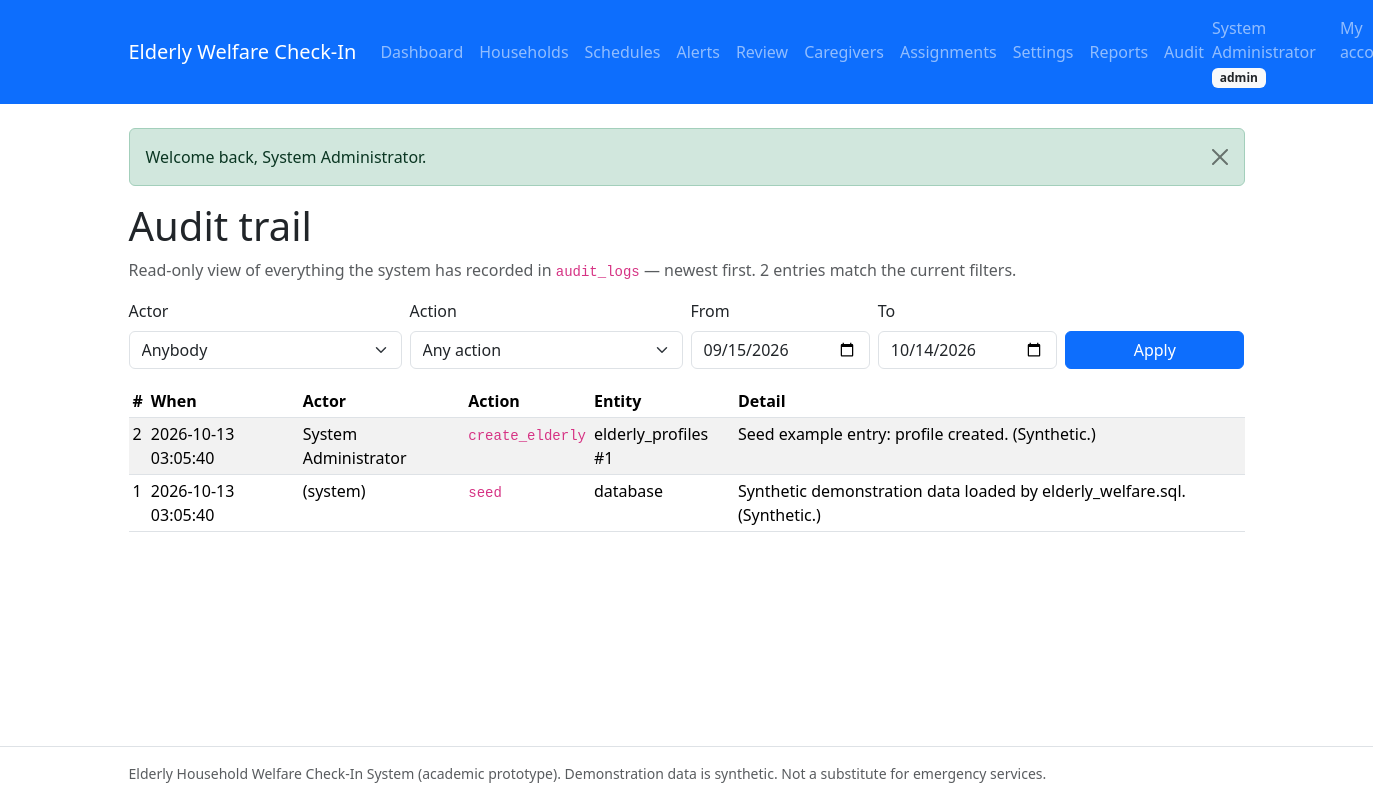
The app's page /admin/audit.php (signed in) with its own data.
### tables this page shows
CREATE TABLE users (
  id                 INT UNSIGNED NOT NULL AUTO_INCREMENT,
  full_name          VARCHAR(100) NOT NULL,
  email              VARCHAR(150) NOT NULL,
  phone              VARCHAR(20) NULL DEFAULT NULL,
  password_hash      VARCHAR(255) NOT NULL COMMENT 'bcrypt hash only, never plain text',
  role               ENUM('admin','caregiver','elderly') NOT NULL
                     COMMENT 'elderly = elderly person OR authorized family member',
  elderly_profile_id INT UNSIGNED NULL DEFAULT NULL
                     COMMENT 'set only for role=elderly; links login to permitted profile',
  status             ENUM('active','suspended') NOT NULL DEFAULT 'active',
  created_at         TIMESTAMP NOT NULL DEFAULT CURRENT_TIMESTAMP,
  updated_at         TIMESTAMP NOT NULL DEFAULT CURRENT_TIMESTAMP ON UPDATE CURRENT_TIMESTAMP,
  PRIMARY KEY (id),
  UNIQUE KEY uq_users_email (email),
  INDEX idx_users_role (role),
  INDEX idx_users_status (status)
);

CREATE TABLE audit_logs (
  id          BIGINT UNSIGNED NOT NULL AUTO_INCREMENT,
  user_id     INT UNSIGNED NULL DEFAULT NULL COMMENT 'NULL = system/cron action',
  action      VARCHAR(100) NOT NULL COMMENT 'fixed vocabulary, e.g. login, acknowledge_alert',
  entity_type VARCHAR(50) NULL DEFAULT NULL,
  entity_id   VARCHAR(36) NULL DEFAULT NULL COMMENT 'text so INT and BIGINT ids both fit',
  details     TEXT NULL DEFAULT NULL COMMENT 'never passwords, hashes or tokens',
  ip_address  VARCHAR(45) NULL DEFAULT NULL COMMENT 'IPv4/IPv6, or cli for cron',
  created_at  TIMESTAMP NOT NULL DEFAULT CURRENT_TIMESTAMP,
  PRIMARY KEY (id),
  INDEX idx_audit_user (user_id),
  INDEX idx_audit_action (action),
  INDEX idx_audit_created (created_at),
  INDEX idx_audit_entity (entity_type, entity_id),
  CONSTRAINT fk_audit_user FOREIGN KEY (user_id)
    REFERENCES users (id) ON DELETE SET NULL ON UPDATE CASCADE
);

### includes/functions.php (called while the page is built, shortened)
<?php
require_once __DIR__ . '/../config/database.php';
function e(?string $value): string
{
    return htmlspecialchars((string) $value, ENT_QUOTES, 'UTF-8');
}
function flashes(): array
{
    $pending = $_SESSION['flashes'] ?? [];
    return $pending;
}
function pager(int $total, int $perPage, int $page): array
{
    $pages = max(1, (int) ceil($total / $perPage));
    $page  = min(max(1, $page), $pages);
    return ['total' => $total, 'pages' => $pages, 'page' => $page,
            'offset' => ($page - 1) * $perPage, 'limit' => $perPage];
}

### config/database.php (called while the page is built, shortened)
<?php
try {
    $pdo = new PDO(
        'mysql:host=' . DB_HOST . ';dbname=' . DB_NAME . ';charset=' . DB_CHARSET,
        DB_USER,
        DB_PASS,
        [
            PDO::ATTR_ERRMODE            => PDO::ERRMODE_EXCEPTION,
            PDO::ATTR_DEFAULT_FETCH_MODE => PDO::FETCH_ASSOC,
            PDO::ATTR_EMULATE_PREPARES   => false,
        ]
    );
    $pdo->exec("SET time_zone = '" . DB_TIMEZONE_OFFSET . "'");
} catch (PDOException $e) {
    error_log('Database connection failed: ' . $e->getMessage());
    if (PHP_SAPI === 'cli') {
        fwrite(STDERR, "Database connection failed. Check config/database.php and that MySQL is running.\n");
        exit(1);
    }
    http_response_code(500);
    exit('Database connection failed. Please check the configuration and try again.');
}
function db(): PDO
{
    global $pdo;
    return $pdo;
}

### includes/auth.php (called while the page is built, shortened)
<?php
require_once __DIR__ . '/functions.php';
function current_user(): ?array
{
    $stmt = db()->prepare(
        'SELECT id, full_name, email, role, elderly_profile_id, status
         FROM users WHERE id = :id'
    );
    $stmt->execute(['id' => $_SESSION['user_id']]);
    $user = $stmt->fetch();
    return $user;
}
        ?>
        <?php
function role_home(string $role): string
{
    return match ($role) {
        'admin'     => 'admin/dashboard.php',
        'caregiver' => 'caregiver/dashboard.php',
        default     => 'elderly/checkin.php',
    };
}

### includes/reports_lib.php (called while the page is built, shortened)
<?php
require_once __DIR__ . '/functions.php';
function report_range(mixed $from, mixed $to): array
{
    $clean = function (mixed $v): ?string {
        if (!is_string($v) || !preg_match('/^\d{4}-\d{2}-\d{2}$/', $v)) {
            return null;
        }
        [$y, $m, $d] = array_map('intval', explode('-', $v));
        return checkdate($m, $d, $y) ? $v : null;
    };
    $from = $clean($from);
    $to = $clean($to);
    if ($from === null || $to === null) {
        $to = date('Y-m-d');
        $from = date('Y-m-d', strtotime('-29 days'));
    }
    return [$from, $to];
}
function report_value(string $sql, array $params = []): mixed
{
    $stmt = db()->prepare($sql);
    $stmt->execute($params);
    $v = $stmt->fetchColumn();
    return $v === false ? null : $v;
}
function report_all(string $sql, array $params = []): array
{
    $stmt = db()->prepare($sql);
    $stmt->execute($params);
    return $stmt->fetchAll();
}

### admin/audit.php (the view, shortened to what this page needs)
<?php
require_once __DIR__ . '/../includes/auth.php';
require_once __DIR__ . '/../includes/csrf.php';
require_once __DIR__ . '/../includes/reports_lib.php';
[$from, $to] = report_range($_GET['from'] ?? null, $_GET['to'] ?? null);
$where = [];
$params = [];
$where[] = 'DATE(a.created_at) BETWEEN ? AND ?';
$params[] = $from;
$params[] = $to;
$clause = $where ? 'WHERE ' . implode(' AND ', $where) : '';
$total = (int) report_value("SELECT COUNT(*) FROM audit_logs a {$clause}", $params);
$pg = pager($total, 50, (int) ($_GET['page'] ?? 1));
$rows = report_all(
    "SELECT a.id, a.action, a.entity_type, a.entity_id, a.details,
            a.created_at, u.full_name AS actor
       FROM audit_logs a
       LEFT JOIN users u ON u.id = a.user_id
       {$clause}
      ORDER BY a.id DESC
      LIMIT ? OFFSET ?",
    array_merge($params, [$pg['limit'], $pg['offset']])
);
$rootPrefix = '../';
require_once __DIR__ . '/../includes/header.php';
?>
<h1>Audit trail</h1>
<p class="text-muted">Read-only view of everything the system has recorded in
    <code>audit_logs</code> — newest first. <?= e((string) $total) ?> entr<?= $total === 1 ? 'y' : 'ies' ?>
    match the current filters.</p>
<form method="get" class="row g-2 align-items-end mb-3">
    <div class="col-md-3">
        <label class="form-label" for="f-actor">Actor</label>
        <select class="form-select" id="f-actor" name="actor">
            <option value="0">Anybody</option>
        </select>
    </div>
    <div class="col-md-3">
        <label class="form-label" for="f-action">Action</label>
        <select class="form-select" id="f-action" name="action">
            <option value="">Any action</option>
        </select>
    </div>
    <div class="col-md-2">
        <label class="form-label" for="f-from">From</label>
        <input class="form-control" type="date" id="f-from" name="from" value="<?= e($from) ?>">
    </div>
    <div class="col-md-2">
        <label class="form-label" for="f-to">To</label>
        <input class="form-control" type="date" id="f-to" name="to" value="<?= e($to) ?>">
    </div>
    <div class="col-md-2">
        <button class="btn btn-primary w-100" type="submit">Apply</button>
    </div>
</form>
<div class="table-responsive"><table class="table table-striped table-sm">
    <thead><tr><th>#</th><th>When</th><th>Actor</th><th>Action</th><th>Entity</th><th>Detail</th></tr></thead>
    <tbody>
    <?php if (!$rows): ?>
        <tr><td colspan="6" class="text-muted">No audit entries for the current filters.</td></tr>
    <?php else: ?>
        <?php foreach ($rows as $r): ?>
            <tr>
                <td><?= (int) $r['id'] ?></td>
                <td><?= e($r['created_at']) ?></td>
                <td><?= e($r['actor'] ?? '(system)') ?></td>
                <td><code><?= e($r['action']) ?></code></td>
                <td><?= e(trim(($r['entity_type'] ?? '') . ' #' . ($r['entity_id'] ?? ''), ' #')) ?></td>
                <td><?= e($r['details'] ?? '') ?></td>
            </tr>
        <?php endforeach; ?>
    <?php endif; ?>
    </tbody>
</table></div>
<?php require_once __DIR__ . '/../includes/footer.php'; ?>

### includes/header.php (shortened to what this page needs)
<?php
require_once __DIR__ . '/functions.php';
require_once __DIR__ . '/auth.php';
$rootPrefix = $rootPrefix ?? '';
$user       = current_user();
$homeUrl    = $rootPrefix . ($user ? role_home($user['role']) : 'index.php');
?>
<!doctype html>
<html lang="en">
<head>
    <link rel="stylesheet" href="<?= e($rootPrefix) ?>assets/css/bootstrap.min.css">
    <link rel="stylesheet" href="<?= e($rootPrefix) ?>assets/css/app.css">
</head>
<body>
<nav class="navbar navbar-expand-lg navbar-dark bg-primary mb-4">
    <div class="container">
        <a class="navbar-brand" href="<?= e($homeUrl) ?>">Elderly Welfare Check-In</a>
        <div class="collapse navbar-collapse" id="nav">
            <ul class="navbar-nav me-auto">
                <?php if ($user && $user['role'] === 'admin'): ?>
                    <li class="nav-item"><a class="nav-link" href="<?= e($rootPrefix) ?>admin/dashboard.php">Dashboard</a></li>
                    <li class="nav-item"><a class="nav-link" href="<?= e($rootPrefix) ?>admin/elderly.php">Households</a></li>
                    <li class="nav-item"><a class="nav-link" href="<?= e($rootPrefix) ?>admin/schedules.php">Schedules</a></li>
                    <li class="nav-item"><a class="nav-link" href="<?= e($rootPrefix) ?>caregiver/alerts.php">Alerts</a></li>
                    <li class="nav-item"><a class="nav-link" href="<?= e($rootPrefix) ?>caregiver/review.php">Review</a></li>
                    <li class="nav-item"><a class="nav-link" href="<?= e($rootPrefix) ?>admin/caregivers.php">Caregivers</a></li>
                    <li class="nav-item"><a class="nav-link" href="<?= e($rootPrefix) ?>admin/assignments.php">Assignments</a></li>
                    <li class="nav-item"><a class="nav-link" href="<?= e($rootPrefix) ?>admin/settings.php">Settings</a></li>
                    <li class="nav-item"><a class="nav-link" href="<?= e($rootPrefix) ?>admin/reports.php">Reports</a></li>
                    <li class="nav-item"><a class="nav-link" href="<?= e($rootPrefix) ?>admin/audit.php">Audit</a></li>
                <?php elseif ($user): ?>
                    <li class="nav-item"><a class="nav-link" href="<?= e($rootPrefix) ?>elderly/checkin.php">My check-ins</a></li>
                    <li class="nav-item"><a class="nav-link" href="<?= e($rootPrefix) ?>elderly/profile.php">My profile</a></li>
                <?php endif; ?>
            </ul>
            <ul class="navbar-nav">
                <?php if ($user): ?>
                    <li class="nav-item navbar-text me-3">
                        <?= e($user['full_name']) ?>
                        <span class="badge bg-light text-dark"><?= e($user['role']) ?></span>
                    </li>
                    <li class="nav-item"><a class="nav-link" href="<?= e($rootPrefix) ?>account.php">My account</a></li>
                <?php else: ?>
                    <li class="nav-item"><a class="nav-link" href="<?= e($rootPrefix) ?>login.php">Log in</a></li>
                <?php endif; ?>
            </ul>
        </div>
    </div>
</nav>
<main class="container mb-5">
    <?php foreach (flashes() as $flash): ?>
        <div class="alert alert-<?= e($flash['type']) ?> alert-dismissible fade show" role="alert">
            <?= e($flash['message']) ?>
            <button type="button" class="btn-close" data-bs-dismiss="alert" aria-label="Close"></button>
        </div>
    <?php endforeach; ?>

### assets/css/app.css (style rules this page uses)
body { display: flex; flex-direction: column; min-height: 100vh; }
main { flex: 1; }

### records on screen
users: full_name "System Administrator", role "admin"
audit_logs: id "2", created_at "2026-10-13 03:05:40", user.full_name "System Administrator", action "create_elderly", entity_type+entity "elderly_profiles #1", details "Seed example entry: profile created. (Synthetic.)"
audit_logs: id "1", created_at "2026-10-13 03:05:40", actor "(system)", action "seed", entity_type "database", details "Synthetic demonstration data loaded by elderly_welfare.sql. (Synthetic.)"

### other values on screen
$flash['message'] "Welcome back, System Administrator."
$total "2"
